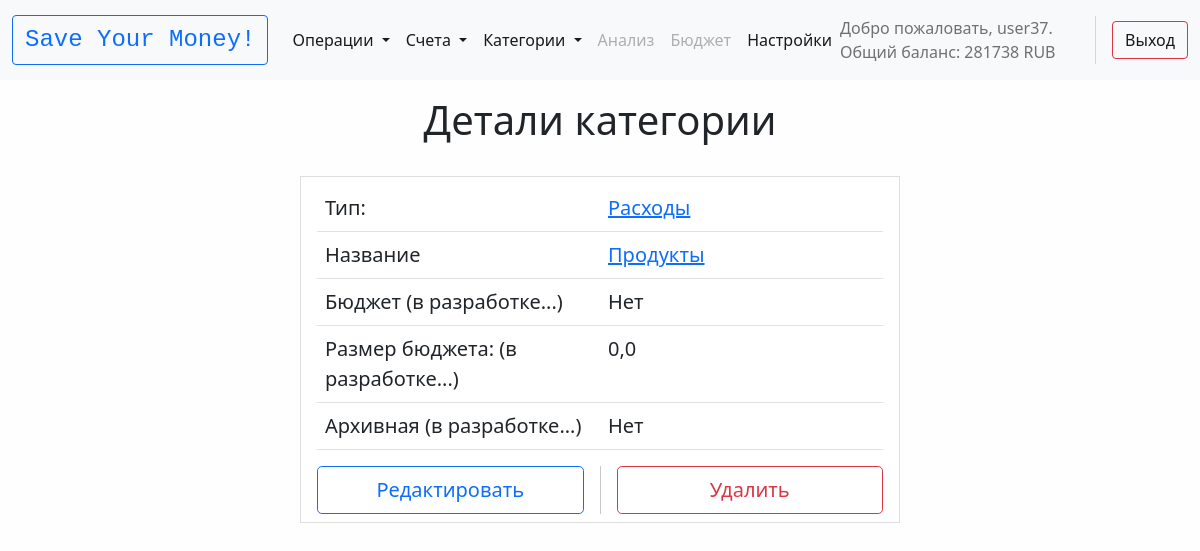
The app's page /categories/149 (signed in) with its own data.
### sym_app/models.py (models this page shows, shortened)
class Currency(models.Model):
    name = models.CharField(max_length=20, verbose_name='Валюта')
    exchange_to = models.CharField(max_length=20, verbose_name='Валюта для обмена')
    exchange_rate = models.FloatField(verbose_name='Курс (сколько стоит валюта name в валюте exchange_to)')
    exchange_rate_reverse = models.FloatField(verbose_name='Курс (сколько стоит валюта exchange_to в валюте name)')
    def __str__(self):
        return self.name
    class Meta:
        verbose_name = 'Валюта'
        verbose_name_plural = 'Валюты'
        ordering = ['pk']

class Category(models.Model):
    user = models.ForeignKey(User, on_delete=models.CASCADE, verbose_name='Пользователь', blank=True)
    name = models.CharField(max_length=150, verbose_name='Название категории')
    type_of = models.CharField(max_length=10, verbose_name='Тип категории')
    is_budget = models.BooleanField(verbose_name='Бюджет вкл./выкл. (в разработке...)', blank=True, default=False)
    budget_amount = models.FloatField(verbose_name='Размер бюджета', blank=True, default=0)
    is_archive = models.BooleanField(verbose_name='Архивная категория?', blank=True, default=False)
    def __str__(self):
        return self.name
    class Meta:
        verbose_name = 'Категория'
        verbose_name_plural = 'Категории'
        ordering = ['user', 'pk']

### sym_app/views.py (the view)
# urls.py: path('categories/<int:pk>', CategoryDetail.as_view(), name='category_detail'),
class CategoryDetail(LoginRequiredMixin, DetailView):
    redirect_field_name = None  # Для миксина LoginRequiredMixin
    login_url = 'about'  # Для миксина LoginRequiredMixin
    model = Category
    template_name = 'sym_app/category_detail.html'
    context_object_name = 'category'
    def get_context_data(self, *, object_list=None, **kwargs):
        context = super().get_context_data(**kwargs)
        context.update(universal_context(self.request))
        context['title'] = 'Детали категории'
        return context

### sym_app/models.py (called while the page is built)
    def __str__(self):
        return f'{self.name} ({round(self.balance, 2)} {self.currency})'

    def get_absolute_url(self):
        return reverse('wallet_detail', kwargs={'pk': self.pk})

### sym_app/utils/utils.py (called while the page is built)
def universal_context(request):
    wallets = Wallet.objects.filter(user=request.user).select_related('currency')
    optional_name = Profile.objects.get(user=request.user).name
    main_currency = Profile.objects.get(user=request.user).main_currency
    overall_balance = 0
    for item in list(wallets.values('balance', 'currency')):
        overall_balance += exchanger(item['currency'], main_currency.pk, item['balance'])
    context = {
        'optional_name': optional_name,
        'wallets': wallets,
        'main_currency': main_currency,
        'overall_balance': round(overall_balance),
    }
    return context

def load_exchange_rates_pks():
    with open('exchange_rates_pks.json', 'r') as file:
        exchange_rates_pks = file.read()
    return exchange_rates_pks

def exchanger(curr1_pk, curr2_pk, amount):
    if curr1_pk == curr2_pk:
        return amount
    rates = json.loads(load_exchange_rates_pks())
    curr1_pk = str(curr1_pk)
    curr2_pk = str(curr2_pk)
    result = amount / rates[curr1_pk][curr2_pk]
    return result

### sym_app/templates/sym_app/category_detail.html (shortened to what this page needs)
{% extends 'base.html' %}
{% block content %}
<h1>{{ title }}</h1>
<br>
{% if category.user == request.user %}
<div class="list-group-item list-group-item text-start fs-5" style="max-width:600px;">
    <table class="table">
        <tbody>
        <tr>
            <td style="width: 50%">Тип:</td>
            <td style="width: 50%" class="fs-5">
                {% if category.type_of == 'pay' %}<a href="{% url 'operations' %}?type_of=pay">Расходы</a>{% endif %}
            </td>
        </tr>
        <tr>
            <td style="width: 50%">Название</td>
            <td style="width: 50%" class="fs-5"><a href="{% url 'operations' %}?category={{ category.pk }}">{{ category.name }}</a></td>
        </tr>
        <tr>
            <td style="width: 50%">Бюджет (в разработке...)</td>
            <td style="width: 50%" class="fs-5">{{ category.is_budget|yesno:"Да,Нет,Не указано" }}</td>
        </tr>
        <tr>
            <td style="width: 50%">Размер бюджета: (в разработке...)</td>
            <td style="width: 50%" class="fs-5">{{ category.budget_amount }}</td>
        </tr>
        <tr>
            <td style="width: 50%">Архивная (в разработке...)</td>
            <td style="width: 50%" class="fs-5">{{ category.is_archive|yesno:"Да,Нет,Не указано" }}</td>
        </tr>
    </table>
    <div class="hstack gap-3">
        <a href="{% url 'category_edit' category.pk %}" class="col btn btn-outline-primary btn-lg">Редактировать</a>
        <button class="col btn btn-outline-danger btn-lg" onclick="delete_item()">Удалить</button>
    </div>
</div>
{% else %}
    <div class="alert alert-danger" role="alert" style="width: 400px;">
        У вас нет прав на просмотр этой страницы!
    </div>
{% endif %}
{% endblock %}

### templates/inc/_nav.html (shortened to what this page needs)
<nav class="navbar navbar-expand-lg navbar-light bg-light">
    <div class="container-fluid">
        <a class="navbar-brand" href="{% url 'home' %}">
            <div class="btn btn-outline-primary">
                <div class="font-monospace fs-4">
                    Save Your Money!
                </div>
            </div>
        </a>
        <div class="collapse navbar-collapse" id="navbarSupportedContent">
            <ul class="navbar-nav me-auto mb-2 mb-lg-0">
                <li class="nav-item dropdown">
                    <a class="nav-link active dropdown-toggle" href="#" id="navbarDropdown" role="button" data-bs-toggle="dropdown" aria-expanded="false">
                        Операции
                    </a>
                </li>
                <li class="nav-item dropdown">
                    <a class="nav-link active dropdown-toggle" href="#" id="navbarDropdown" role="button" data-bs-toggle="dropdown" aria-expanded="false">
                        Счета
                    </a>
                </li>
                <li class="nav-item dropdown">
                    <a class="nav-link active dropdown-toggle" href="#" id="navbarDropdown" role="button" data-bs-toggle="dropdown" aria-expanded="false">
                        Категории
                    </a>
                </li>
                <li class="nav-item"><a class="nav-link disabled" aria-current="page" href="#">Анализ</a></li>
                <li class="nav-item"><a class="nav-link disabled" aria-current="page" href="#">Бюджет</a></li>
                <li class="nav-item"><a class="nav-link active" aria-current="page" href="{% url 'settings' %}">Настройки</a></li>
            </ul>
            <span class="navbar-text">
            {% if request.user.is_authenticated %}
                <div class="hstack gap-3">
                    {% if optional_name %}
                        <div class="fs-6">Добро пожаловать, {{ optional_name }}. Общий баланс: {{ overall_balance }} {{ main_currency.name }}</div>
                    {% else %}
                        <div class="fs-6">Добро пожаловать, {{ user.username }}. Общий баланс: {{ overall_balance }} {{ main_currency.name }}</div>
                    {% endif %}
                    <a href="{% url 'logout' %}" class="btn btn-outline-danger">Выход</a>
                </div>
            {% else %}
                <div class="hstack gap-3">
                    <a href="{% url 'register' %}" class="btn btn-outline-success">Регистрация</a>
                    <div class="vr"></div>
                    <a href="{% url 'login' %}" class="btn btn-outline-secondary">Вход</a>
                </div>
            {% endif %}
            </span>
        </div>
    </div>
</nav>

### templates/base.html (style rules this page uses)
body { background-color: #fefefe; }

### records on screen
Currency: name "RUB"
Category: name "Продукты", is_budget "Нет", budget_amount "0,0", is_archive "Нет"

### other values on screen
{{ user.username }} "user37"
{{ overall_balance }} "281738"
{{ title }} "Детали категории"
